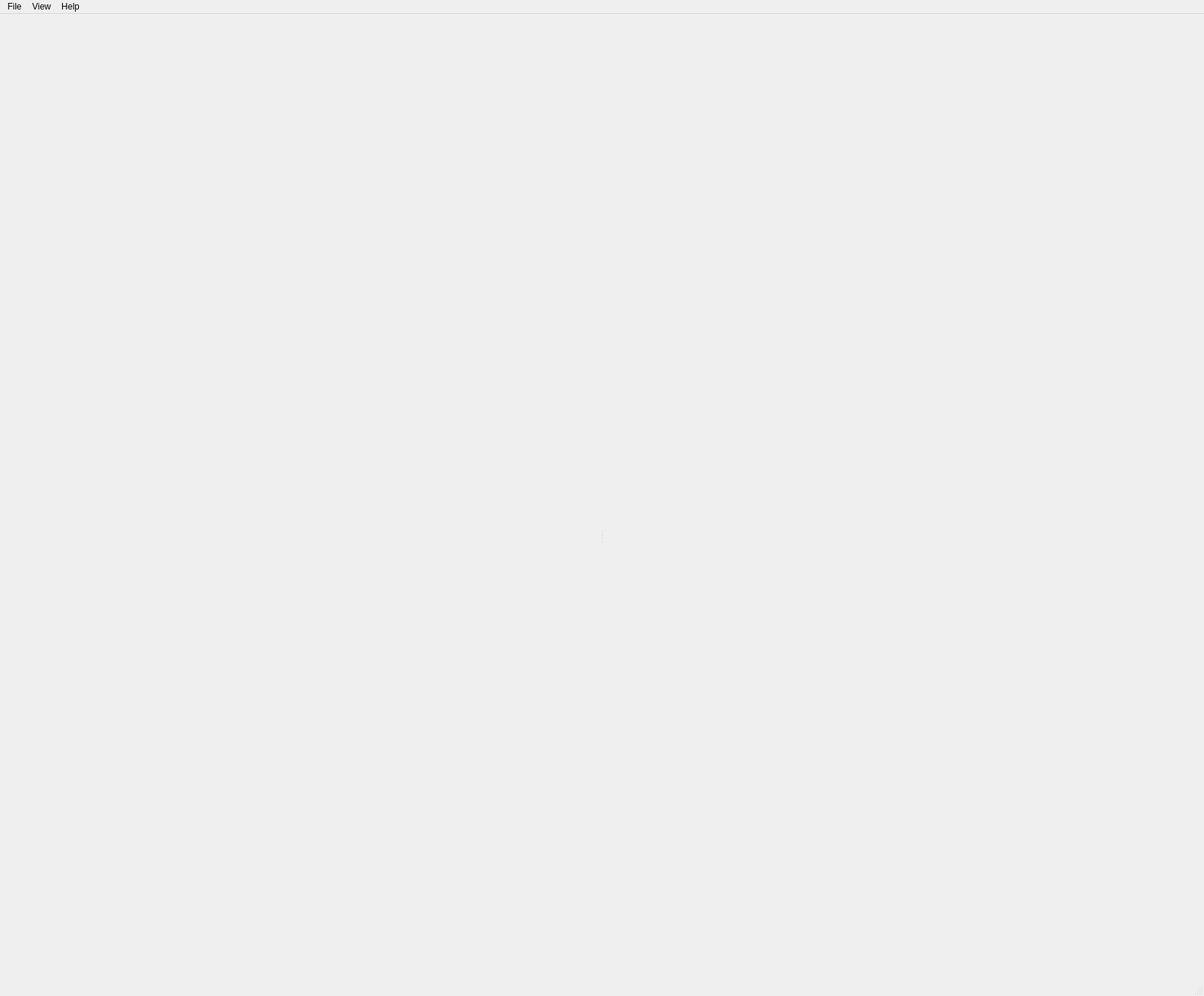
<?xml version="1.0" encoding="UTF-8"?>
<ui version="4.0">
 <class>MainWindow</class>
 <widget class="QMainWindow" name="MainWindow">
  <property name="geometry">
   <rect>
    <x>0</x>
    <y>0</y>
    <width>1649</width>
    <height>1364</height>
   </rect>
  </property>
  <property name="windowTitle">
   <string>MainWindow</string>
  </property>
  <property name="windowIcon">
   <iconset>
    <normaloff>images/icon/appicon.png</normaloff>images/icon/appicon.png</iconset>
  </property>
  <widget class="QWidget" name="centralwidget">
   <layout class="QGridLayout" name="gridLayout_2">
    <item row="0" column="0">
     <widget class="QFrame" name="url_search_frame">
      <property name="sizePolicy">
       <sizepolicy hsizetype="Expanding" vsizetype="Expanding">
        <horstretch>0</horstretch>
        <verstretch>0</verstretch>
       </sizepolicy>
      </property>
      <property name="maximumSize">
       <size>
        <width>16777215</width>
        <height>100</height>
       </size>
      </property>
      <layout class="QHBoxLayout" name="horizontalLayout">
       <property name="leftMargin">
        <number>0</number>
       </property>
       <property name="topMargin">
        <number>0</number>
       </property>
       <property name="rightMargin">
        <number>0</number>
       </property>
       <property name="bottomMargin">
        <number>0</number>
       </property>
       <item>
        <layout class="QGridLayout" name="url_search_area"/>
       </item>
      </layout>
     </widget>
    </item>
    <item row="1" column="0">
     <widget class="QSplitter" name="splitter">
      <property name="orientation">
       <enum>Qt::Horizontal</enum>
      </property>
      <widget class="QWidget" name="gridLayoutWidget">
       <layout class="QGridLayout" name="file_browser_area"/>
      </widget>
      <widget class="QWidget" name="gridLayoutWidget_2">
       <layout class="QGridLayout" name="layout_canvas"/>
      </widget>
     </widget>
    </item>
   </layout>
  </widget>
  <widget class="QMenuBar" name="menubar">
   <property name="geometry">
    <rect>
     <x>0</x>
     <y>0</y>
     <width>1649</width>
     <height>38</height>
    </rect>
   </property>
   <widget class="QMenu" name="menufile">
    <property name="title">
     <string>File</string>
    </property>
   </widget>
   <widget class="QMenu" name="menuView">
    <property name="title">
     <string>View</string>
    </property>
   </widget>
   <widget class="QMenu" name="menuHelp">
    <property name="title">
     <string>Help</string>
    </property>
   </widget>
   <addaction name="menufile"/>
   <addaction name="menuView"/>
   <addaction name="menuHelp"/>
  </widget>
  <widget class="QStatusBar" name="statusbar"/>
 </widget>
 <resources/>
 <connections/>
</ui>
